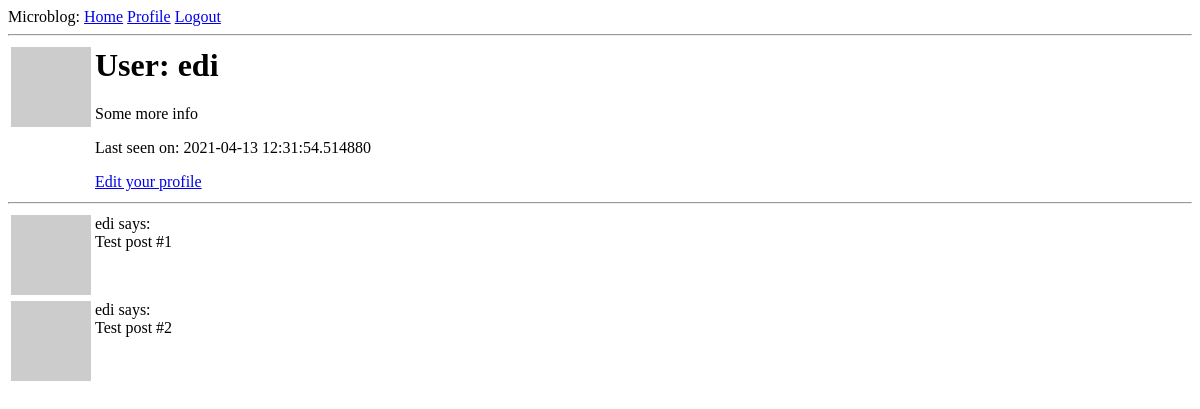
/user/edi (signed in), run on an earlier commit of the app's database.
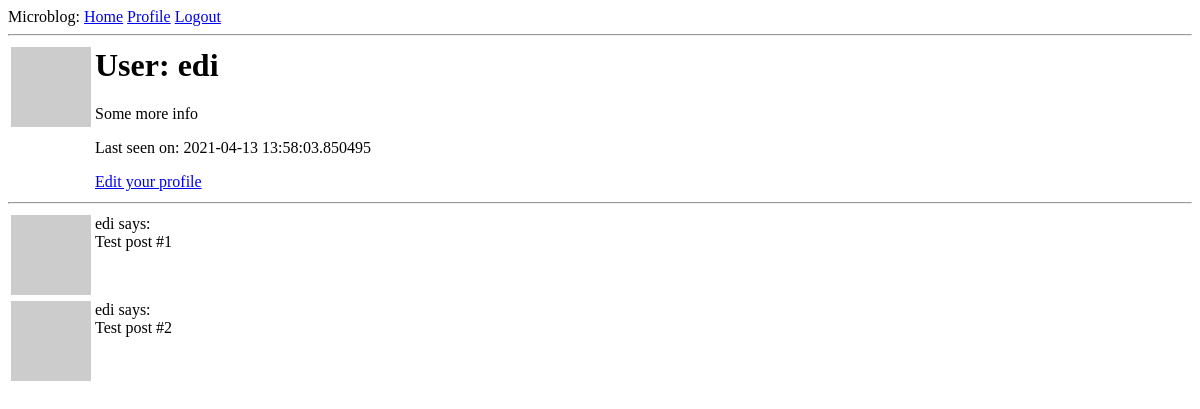
And on a later commit of the database.
### app/models.py (models this page shows, shortened)
class User(UserMixin, db.Model):
    id = db.Column(db.Integer, primary_key=True)
    username = db.Column(db.String(64), index=True, unique=True)
    email = db.Column(db.String(120), index=True, unique=True)
    password_hash = db.Column(db.String(128))
    """
    user.posts will retrieve all the Posts made by this User
    post.author will retrieve the User that made the Post
    """
    posts = db.relationship('Post', backref='author', lazy='dynamic')
    about_me = db.Column(db.String(140))
    last_seen = db.Column(db.DateTime, default = datetime.utcnow)
    def avatar(self, size):
        digest = md5(self.email.lower().encode("utf-8")).hexdigest()
        return "https://www.gravatar.com/avatar/{}?d=identicon&s={}".format(digest, size)

### app/routes.py (the view)
@app.route("/user/<username>")
@login_required
def user(username):
    user = User.query.filter_by(username=username).first_or_404()
    posts = [
        {"author": user, "body": "Test post #1"},
        {"author": user, "body": "Test post #2"}
    ]
    return render_template("user.html", user=user, posts=posts)

### app/models.py (called while the page is built)
@login.user_loader
def load_user(id):
    return User.query.get(int(id))

### app/routes.py (called while the page is built)
@app.before_request
def before_request():
    if current_user.is_authenticated:
        current_user.last_seen = datetime.utcnow()
        db.session.commit()

### app/templates/user.html
{% extends "base.html" %}
{% block content %}
<table>
    <tr valign="top">
        <td><img src="{{ user.avatar(128) }}"</td>
        <td>
            <h1>User: {{ user.username }}</h1>
            {% if user.about_me %}
                <p>{{ user.about_me }}</p>
            {% endif %}
            {% if user.last_seen %}
                <p>Last seen on: {{ user.last_seen }}</p>
            {% endif %}
            {% if user == current_user %}
                <p><a href="{{ url_for('edit_profile') }}">Edit your profile</a></p>
            {% endif %}
        </td>
    </tr>
</table>
<hr>
{% for post in posts %}
    {% include "sub_post.html" %}
{% endfor %}
{% endblock %}

### app/templates/base.html (shortened to what this page needs)
<html>
    <head>
    </head>
    <body>
        <div>Microblog:
            <a href={{ url_for("index") }}>Home</a>
            {% if current_user.is_anonymous %}
            <a href={{ url_for("login") }}>Login</a>
            {% else %}
            <a href="{{ url_for('user', username=current_user.username) }}">Profile</a>
            <a href={{ url_for("logout") }}>Logout</a>
            {% endif %}
        </div>
        <hr>
        {% block content %}{% endblock %}
    </body>
</html>

### app/templates/sub_post.html
<table>
    <tr valign="top">
        <td><img src="{{ post.author.avatar(32) }}"</td>
        <td><p>{{ post.author.username }} says:<br>{{ post.body }}</p></td>
    </tr>
</table>

What changed in the data, as far as the page shows it:
changed User "edi": last_seen "2021-04-13 12:31:54.514880" → "2021-04-13 13:58:03.850495"
